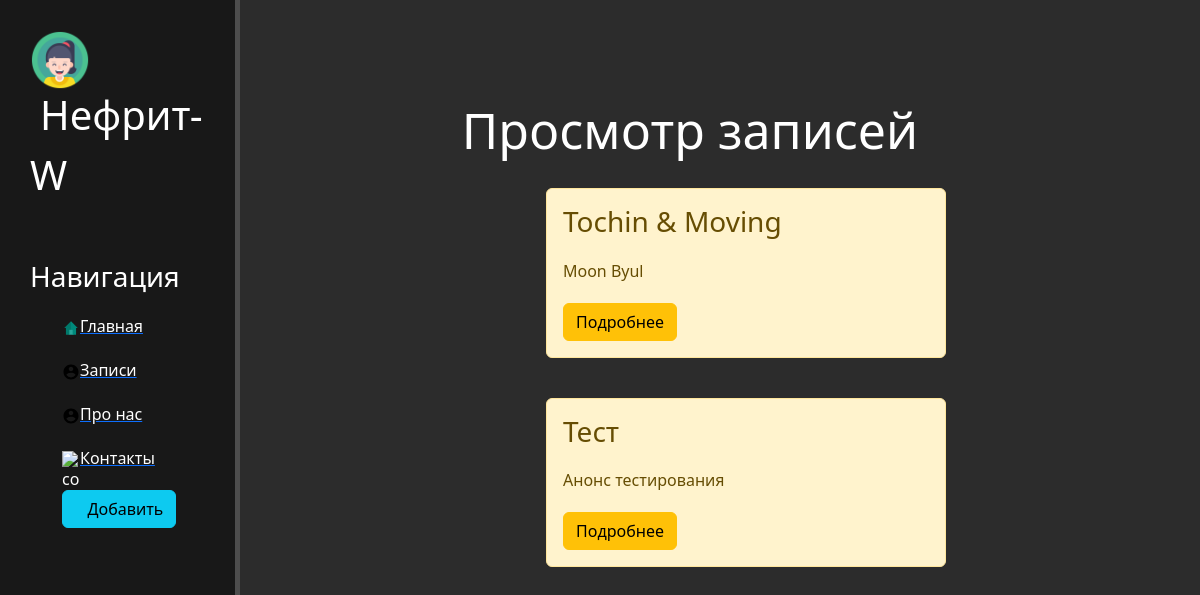
The app's page /records/, older data.
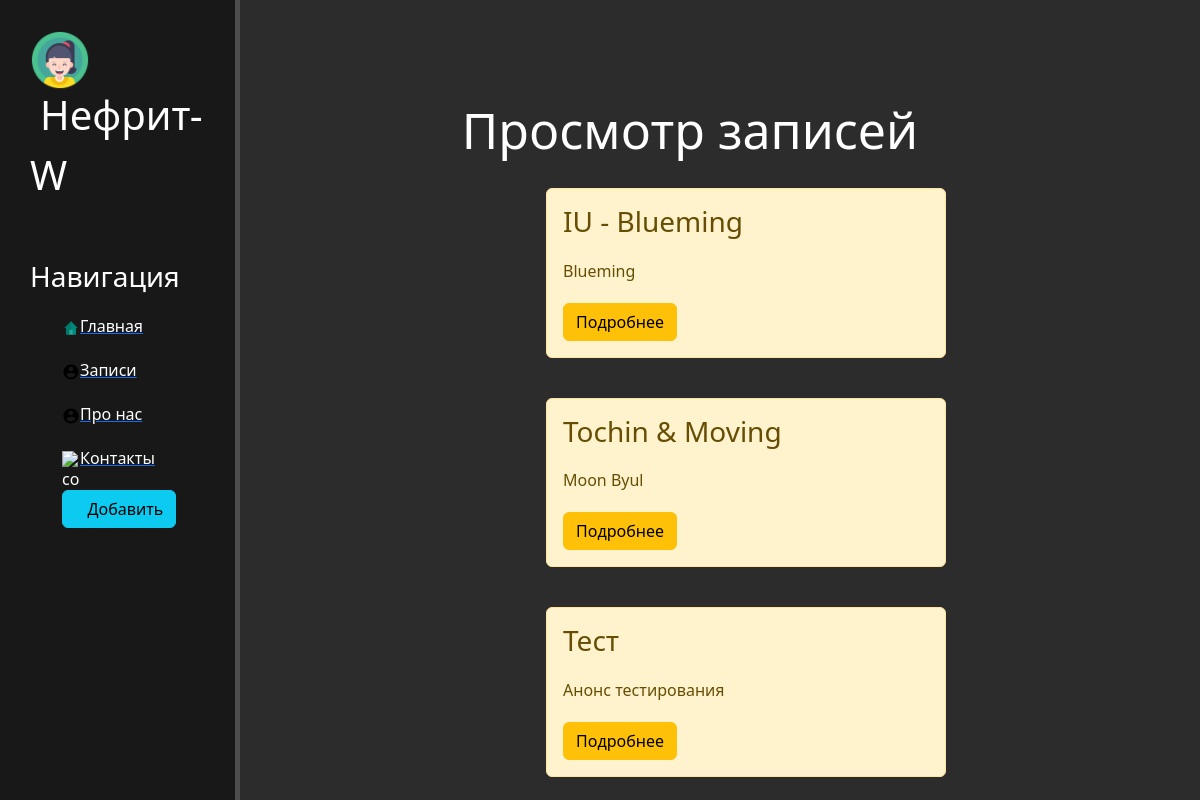
The same page, newer data.
### records/models.py (models this page shows, shortened)
class Records(models.Model):
    title = models.CharField('Название', max_length=50)
    anons = models.CharField('Анонс', max_length=250)
    full_text = models.TextField('Статья')
    date = models.DateTimeField('Дата публикации')
    class Meta:
        verbose_name = 'Запись'
        verbose_name_plural = 'Записи'

### records/views.py (the view)
def records_home(request):
    rec = Records.objects.order_by('-date')
    return render(request, 'records/records_home.html', {'rec': rec})

### records/templates/records/records_home.html (shortened to what this page needs)
{% extends 'main/layout.html' %}
{% block content %}
    <div class="features">
        <h1>Просмотр записей</h1>
        {% if rec %}
            {% for el in rec %}
                <div class="alert alert-warning">
                    <h3>{{ el.title }}</h3>
                    <p>{{ el.anons }}</p>
                    <a href="{% url 'record-detail' el.id %}" class="btn btn-warning">Подробнее</a>
                </div>
            {% endfor %}
        {% else %}
            <p>У вас нет записей!</p>
        {% endif %}
    </div>
{% endblock %}

Row changes from the older to the newer data that the page shows:
added Records: title "IU - Blueming", anons "Blueming"
